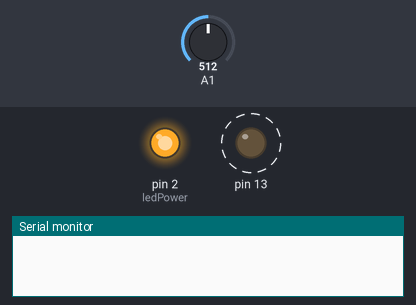
Recording of a sketch running on a simulated Arduino Uno, built with avr-gcc and run on an emulated ATmega328P. Parts: output pins drawn as LEDs (lit = HIGH), the last lines printed to the serial monitor. Dashed ring = blinking. Inputs (shaded band) come from the test bench; at power-on: A1 = 512.

Above: at 1.2 s.
1.3 s: A1 set to 716
2.9 s: A1 set to 511
At 3.46 s:
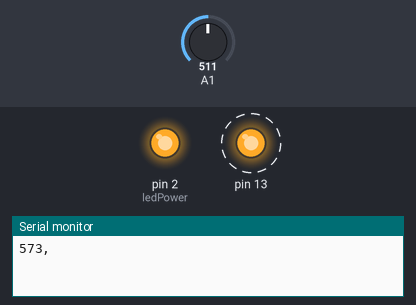
5.9 s: A1 set to 900
At 6.2 s:
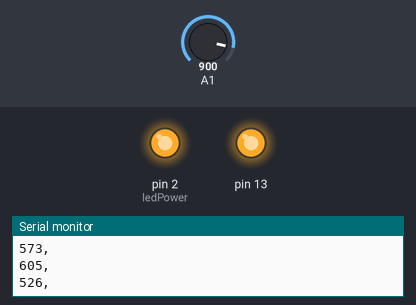
Timing chart, 0 to 8.9 s (numbered marks = the images above; inputs shaded):
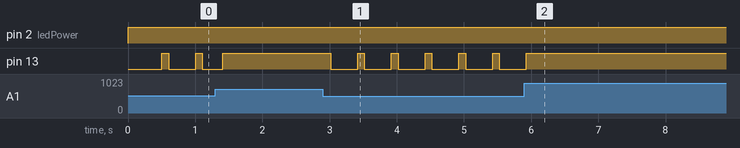

Measured:
- after the input at 2.9 s, pin 13: alternates HIGH for 0.10 s and LOW for 0.40 s, starting after 0.12 s
- after the input at 5.9 s, pin 13: goes on until 5.9 s, then stays HIGH

The sketch:

test_pm25.ino
```cpp
int a=0;
int ledPower=2;


void setup(){
 pinMode(13,OUTPUT);
 pinMode(ledPower,OUTPUT);
// pinMode(A1,INPUT);
 Serial.begin(9600);
}

int value=0;
int t=0;
int count=0;

long time1=0;
long time2=0;

void loop(){

  digitalWrite(ledPower,LOW);
  delayMicroseconds(280);
  value=0.2*value+0.8*analogRead(A1);
  count++;
  delayMicroseconds(40);
  digitalWrite(ledPower,HIGH);

    t+=value;
    if(count==20){
      Serial.print(t/20);
      Serial.println(",");
      count=0;
      t=0;
    }
    delay(100);
    flash(value);
}
void flash(int val){
      digitalWrite(13,LOW);
      time1=millis();
      if(time1-time2>2000-3*val){
        digitalWrite(13,HIGH);
        time2=time1;
      }else{
      }
  }
```
